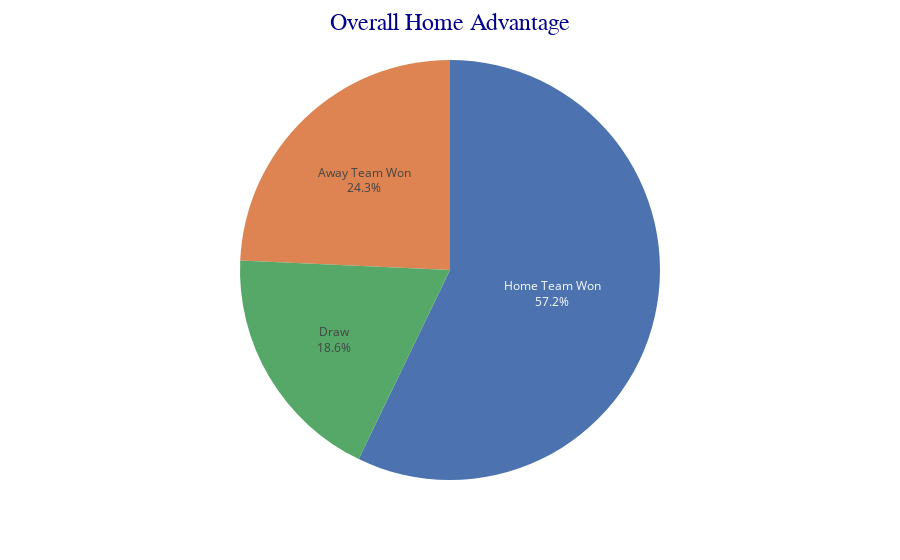

The notebook cell saved with this chart:
### Code cell
wins = matches['result'].value_counts().reset_index()

fig = px.pie(data_frame=wins,names='result', values='count')
fig.update_traces(textinfo='label+percent')
fig.update_layout(title_text='Overall Home Advantage',
                  title_x=0.5,
                  title_font=dict(size=24, family='Arial, sans-serif', color='darkblue'),
                  showlegend=False)
fig.show()

### Figure 1 — Plotly figure (JSON) as saved in the notebook; plotly's stock layout.template omitted (floating-point values rounded to 4 significant figures)
{"data": [{"domain": {"x": [0, 1], "y": [0, 1]}, "hovertemplate": "result=%{label}<br>count=%{value}<extra></extra>", "labels": ["Home Team Won", "Away Team Won", "Draw"], "legendgroup": "", "name": "", "showlegend": true, "textinfo": "label+percent", "type": "pie", "values": [551, 234, 179]}], "layout": {"legend": {"tracegroupgap": 0}, "margin": {"t": 60}, "showlegend": false, "title": {"font": {"color": "darkblue", "family": "Arial, sans-serif", "size": 24}, "text": "Overall Home Advantage", "x": 0.5}}}
